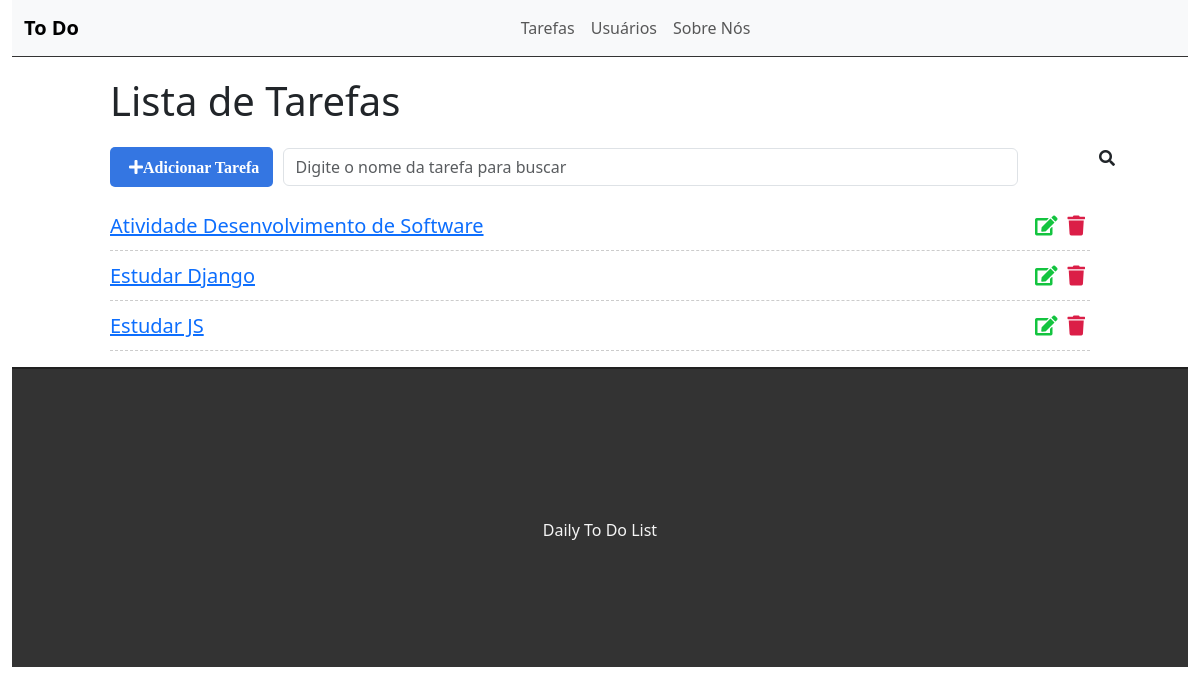
Before: / with the older database file.
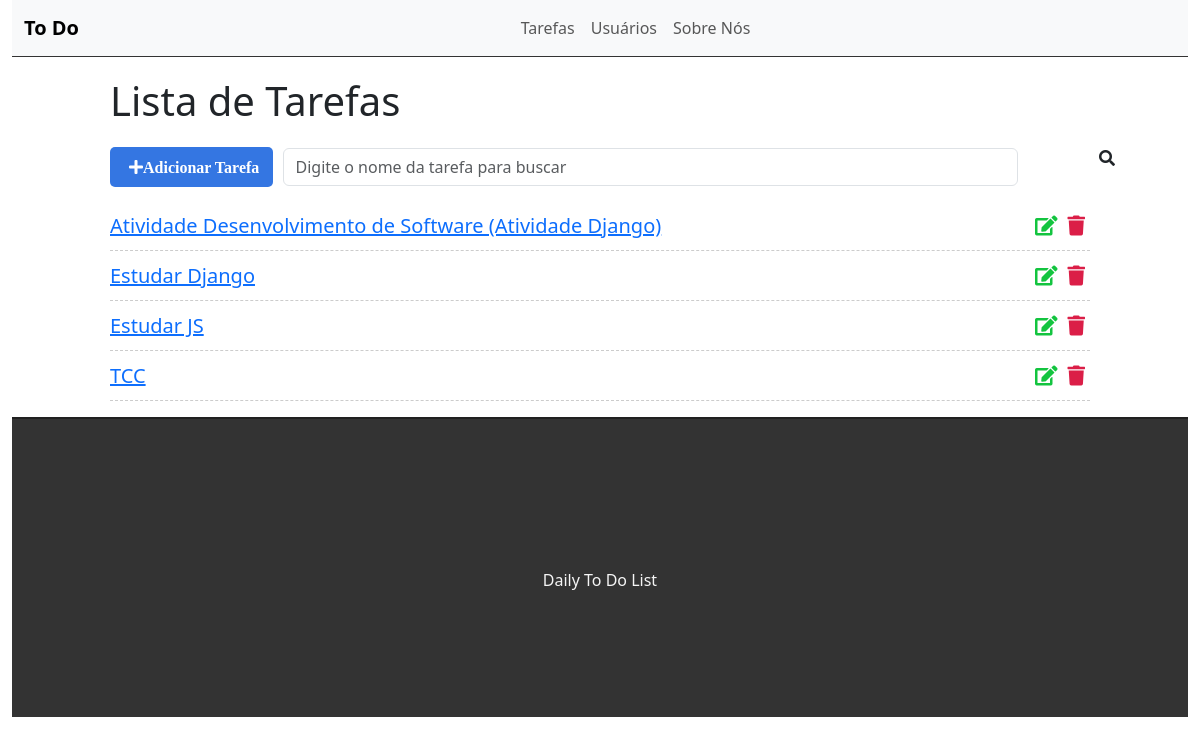
After: the same page with the newer database file.
### tasks/models.py (models this page shows)
class Task(models.Model):
    title = models.CharField(max_length=255)
    description = models.TextField()
    done = models.CharField(
        max_length=5,
        choices=STATUS,
    )

### tasks/views.py (the view)
# urls.py: path('', views.taskList, name='task-list'),
def taskList(request):
    tasks = Task.objects.all().order_by('title')
    return render(request, 'tasks/list.html', {'tasks': tasks})

### tasks/templates/tasks/list.html (shortened to what this page needs)
{% extends "base.html" %}
{% block content %}
<div class="offset-1 col-10 list-div">
    <h1>Lista de Tarefas</h1>
    <a id="add-link" href="newtask/">
        <div class="col-2 add-div">
            <i class="fas fa-plus">Adicionar Tarefa</i>
        </div>
    </a>
    <div class="col-9 search-div">
        <input class="form-control" type="text" id="search" name="search" placeholder="Digite o nome da tarefa para buscar">
        <i class="fas fa-search"></i>
    </div>
    <div class="class-list">
        <ul class="task-list">
            {% for task in tasks %}
            <li class="task-item">
                <span><a href="/task/{{task.id}}">{{task.title}}</a></span>
                <span><i class="fas fa-trash"></i></span>
                <a href="edit/{{task.id}}"><span><i class="fas fa-edit"></i></span></a>
            </li>
            {% endfor %}
        </ul>
    </div>
</div>
{% endblock content %}

### tasks/templates/base.html (shortened to what this page needs)
{% load static %}
<!DOCTYPE html>
<html lang="en">
<head>
    <link rel="stylesheet" href="{% static 'css/styles.css' %}">
    <link href="https://cdn.jsdelivr.net/npm/bootstrap@5.3.3/dist/css/bootstrap.min.css" rel="stylesheet">
    <link rel="stylesheet" href="https://use.fontawesome.com/releases/v5.7.2/css/all.css">
</head>
<body>
    <div class="container-fluid">
        <nav class="navbar navbar-expand-lg bg-body-tertiary">
            <div class="container-fluid">
              <a class="navbar-brand" href="/">To Do</a>
              <div class="collapse navbar-collapse" id="navbarSupportedContent">
                <ul class="navbar-nav me-auto mb-2 mb-lg-0">
                  <li class="nav-item">
                    <a class="nav-link" aria-current="page" href="#">Tarefas</a>
                  </li>
                  <li class="nav-item">
                    <a class="nav-link" aria-current="page" href="#">Usuários</a>
                  </li>
                  <li class="nav-item">
                    <a class="nav-link" aria-current="page" href="#">Sobre Nós</a>
                  </li>
                </ul>
            </div>
          </nav>
        {% block content %}{% endblock %}
    <footer>
        <p>Daily To Do List</p>
    </footer>
    </div>
</body>
</html>

### tasks/static/css/styles.css (style rules this page uses)
.container-fluid { padding: 0; }
.navbar { border-bottom: 1px solid #333; margin-bottom: 20px; }
.navbar-nav { margin: auto; }
.navbar-brand { font-weight: bold; }
#add-link { text-decoration: none; }
.add-div { background-color: #3476e2; cursor: pointer; display: inline-flex; color: #FFF; padding: 8px; border-radius: 5px; margin-right: 5px; align-items: center; justify-content: center; height: 40px; }
.fas.fa-plus { color: #FFF; margin-right: 5px; margin-left: 10px; }
.fas.fa-search { position: absolute; top: 150px; right: 85px; cursor: pointer; }
.search-div { padding: 0; margin-top: 15px; margin-bottom: 15px; display: inline-block; }
.list-div { padding: 0; }
.task-list { padding-left: 0; }
.task-item { list-style: none; font-size: 20px; height: 50px; padding-top: 10px; border-bottom: 1px dashed #ccc; }
.fas.fa-trash, .fas.fa-edit { cursor: pointer; margin: 5px; font-size: 20px; float: right; }
.fas.fa-trash { color: #db1e47; }
.fas.fa-edit { color: #13c43f; }
footer { background-color: #333; height: 300px; border-top: 2px solid #202020; }
footer p { color: #f5f5f5; text-align: center; top: 50%; position: relative; }

Changed rows visible on the page:
changed Task: title "Atividade Desenvolvimento de Software" → "Atividade Desenvolvimento de Software (Atividade Django)"
added Task: title "TCC"
